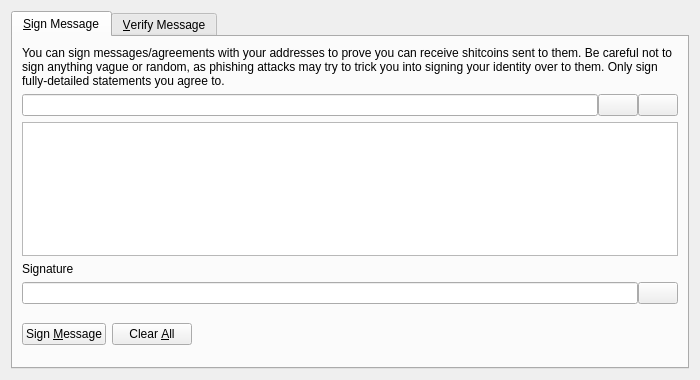
<?xml version="1.0" encoding="UTF-8"?>
<ui version="4.0">
 <class>SignVerifyMessageDialog</class>
 <widget class="QDialog" name="SignVerifyMessageDialog">
  <property name="geometry">
   <rect>
    <x>0</x>
    <y>0</y>
    <width>700</width>
    <height>380</height>
   </rect>
  </property>
  <property name="windowTitle">
   <string>Signatures - Sign / Verify a Message</string>
  </property>
  <property name="modal">
   <bool>true</bool>
  </property>
  <layout class="QVBoxLayout" name="verticalLayout">
   <item>
    <widget class="QTabWidget" name="tabWidget">
     <property name="currentIndex">
      <number>0</number>
     </property>
     <widget class="QWidget" name="tabSignMessage">
      <attribute name="title">
       <string>&amp;Sign Message</string>
      </attribute>
      <layout class="QVBoxLayout" name="verticalLayout_SM">
       <item>
        <widget class="QLabel" name="infoLabel_SM">
         <property name="text">
          <string>You can sign messages/agreements with your addresses to prove you can receive shitcoins sent to them. Be careful not to sign anything vague or random, as phishing attacks may try to trick you into signing your identity over to them. Only sign fully-detailed statements you agree to.</string>
         </property>
         <property name="textFormat">
          <enum>Qt::PlainText</enum>
         </property>
         <property name="wordWrap">
          <bool>true</bool>
         </property>
        </widget>
       </item>
       <item>
        <layout class="QHBoxLayout" name="horizontalLayout_1_SM">
         <property name="spacing">
          <number>0</number>
         </property>
         <item>
          <widget class="QValidatedLineEdit" name="addressIn_SM">
           <property name="toolTip">
            <string>The Shitcoin address to sign the message with</string>
           </property>
          </widget>
         </item>
         <item>
          <widget class="QPushButton" name="addressBookButton_SM">
           <property name="toolTip">
            <string>Choose previously used address</string>
           </property>
           <property name="text">
            <string/>
           </property>
           <property name="icon">
            <iconset resource="../bitcoin.qrc">
             <normaloff>:/icons/address-book</normaloff>:/icons/address-book</iconset>
           </property>
           <property name="shortcut">
            <string>Alt+A</string>
           </property>
           <property name="autoDefault">
            <bool>false</bool>
           </property>
          </widget>
         </item>
         <item>
          <widget class="QPushButton" name="pasteButton_SM">
           <property name="toolTip">
            <string>Paste address from clipboard</string>
           </property>
           <property name="text">
            <string/>
           </property>
           <property name="icon">
            <iconset resource="../bitcoin.qrc">
             <normaloff>:/icons/editpaste</normaloff>:/icons/editpaste</iconset>
           </property>
           <property name="shortcut">
            <string>Alt+P</string>
           </property>
           <property name="autoDefault">
            <bool>false</bool>
           </property>
          </widget>
         </item>
        </layout>
       </item>
       <item>
        <widget class="QPlainTextEdit" name="messageIn_SM">
         <property name="toolTip">
          <string>Enter the message you want to sign here</string>
         </property>
        </widget>
       </item>
       <item>
        <widget class="QLabel" name="signatureLabel_SM">
         <property name="text">
          <string>Signature</string>
         </property>
         <property name="textFormat">
          <enum>Qt::PlainText</enum>
         </property>
        </widget>
       </item>
       <item>
        <layout class="QHBoxLayout" name="horizontalLayout_2_SM">
         <property name="spacing">
          <number>0</number>
         </property>
         <item>
          <widget class="QLineEdit" name="signatureOut_SM">
           <property name="font">
            <font>
             <italic>true</italic>
            </font>
           </property>
           <property name="readOnly">
            <bool>true</bool>
           </property>
          </widget>
         </item>
         <item>
          <widget class="QPushButton" name="copySignatureButton_SM">
           <property name="toolTip">
            <string>Copy the current signature to the system clipboard</string>
           </property>
           <property name="text">
            <string/>
           </property>
           <property name="icon">
            <iconset resource="../bitcoin.qrc">
             <normaloff>:/icons/editcopy</normaloff>:/icons/editcopy</iconset>
           </property>
           <property name="autoDefault">
            <bool>false</bool>
           </property>
          </widget>
         </item>
        </layout>
       </item>
       <item>
        <layout class="QHBoxLayout" name="horizontalLayout_3_SM">
         <item>
          <widget class="QPushButton" name="signMessageButton_SM">
           <property name="toolTip">
            <string>Sign the message to prove you own this Shitcoin address</string>
           </property>
           <property name="text">
            <string>Sign &amp;Message</string>
           </property>
           <property name="icon">
            <iconset resource="../bitcoin.qrc">
             <normaloff>:/icons/edit</normaloff>:/icons/edit</iconset>
           </property>
           <property name="autoDefault">
            <bool>false</bool>
           </property>
          </widget>
         </item>
         <item>
          <widget class="QPushButton" name="clearButton_SM">
           <property name="toolTip">
            <string>Reset all sign message fields</string>
           </property>
           <property name="text">
            <string>Clear &amp;All</string>
           </property>
           <property name="icon">
            <iconset resource="../bitcoin.qrc">
             <normaloff>:/icons/remove</normaloff>:/icons/remove</iconset>
           </property>
           <property name="autoDefault">
            <bool>false</bool>
           </property>
          </widget>
         </item>
         <item>
          <spacer name="horizontalSpacer_1_SM">
           <property name="orientation">
            <enum>Qt::Horizontal</enum>
           </property>
           <property name="sizeHint" stdset="0">
            <size>
             <width>40</width>
             <height>48</height>
            </size>
           </property>
          </spacer>
         </item>
         <item>
          <widget class="QLabel" name="statusLabel_SM">
           <property name="font">
            <font>
             <weight>75</weight>
             <bold>true</bold>
            </font>
           </property>
           <property name="text">
            <string/>
           </property>
           <property name="wordWrap">
            <bool>true</bool>
           </property>
          </widget>
         </item>
         <item>
          <spacer name="horizontalSpacer_2_SM">
           <property name="orientation">
            <enum>Qt::Horizontal</enum>
           </property>
           <property name="sizeHint" stdset="0">
            <size>
             <width>40</width>
             <height>48</height>
            </size>
           </property>
          </spacer>
         </item>
        </layout>
       </item>
      </layout>
     </widget>
     <widget class="QWidget" name="tabVerifyMessage">
      <attribute name="title">
       <string>&amp;Verify Message</string>
      </attribute>
      <layout class="QVBoxLayout" name="verticalLayout_VM">
       <item>
        <widget class="QLabel" name="infoLabel_VM">
         <property name="text">
          <string>Enter the receiver's address, message (ensure you copy line breaks, spaces, tabs, etc. exactly) and signature below to verify the message. Be careful not to read more into the signature than what is in the signed message itself, to avoid being tricked by a man-in-the-middle attack. Note that this only proves the signing party receives with the address, it cannot prove sendership of any transaction!</string>
         </property>
         <property name="textFormat">
          <enum>Qt::PlainText</enum>
         </property>
         <property name="alignment">
          <set>Qt::AlignLeading|Qt::AlignLeft|Qt::AlignTop</set>
         </property>
         <property name="wordWrap">
          <bool>true</bool>
         </property>
        </widget>
       </item>
       <item>
        <layout class="QHBoxLayout" name="horizontalLayout_1_VM">
         <property name="spacing">
          <number>0</number>
         </property>
         <item>
          <widget class="QValidatedLineEdit" name="addressIn_VM">
           <property name="toolTip">
            <string>The Shitcoin address the message was signed with</string>
           </property>
          </widget>
         </item>
         <item>
          <widget class="QPushButton" name="addressBookButton_VM">
           <property name="toolTip">
            <string>Choose previously used address</string>
           </property>
           <property name="text">
            <string/>
           </property>
           <property name="icon">
            <iconset resource="../bitcoin.qrc">
             <normaloff>:/icons/address-book</normaloff>:/icons/address-book</iconset>
           </property>
           <property name="shortcut">
            <string>Alt+A</string>
           </property>
           <property name="autoDefault">
            <bool>false</bool>
           </property>
          </widget>
         </item>
        </layout>
       </item>
       <item>
        <widget class="QPlainTextEdit" name="messageIn_VM"/>
       </item>
       <item>
        <widget class="QValidatedLineEdit" name="signatureIn_VM"/>
       </item>
       <item>
        <layout class="QHBoxLayout" name="horizontalLayout_2_VM">
         <item>
          <widget class="QPushButton" name="verifyMessageButton_VM">
           <property name="toolTip">
            <string>Verify the message to ensure it was signed with the specified Shitcoin address</string>
           </property>
           <property name="text">
            <string>Verify &amp;Message</string>
           </property>
           <property name="icon">
            <iconset resource="../bitcoin.qrc">
             <normaloff>:/icons/transaction_0</normaloff>:/icons/transaction_0</iconset>
           </property>
           <property name="autoDefault">
            <bool>false</bool>
           </property>
          </widget>
         </item>
         <item>
          <widget class="QPushButton" name="clearButton_VM">
           <property name="toolTip">
            <string>Reset all verify message fields</string>
           </property>
           <property name="text">
            <string>Clear &amp;All</string>
           </property>
           <property name="icon">
            <iconset resource="../bitcoin.qrc">
             <normaloff>:/icons/remove</normaloff>:/icons/remove</iconset>
           </property>
           <property name="autoDefault">
            <bool>false</bool>
           </property>
          </widget>
         </item>
         <item>
          <spacer name="horizontalSpacer_1_VM">
           <property name="orientation">
            <enum>Qt::Horizontal</enum>
           </property>
           <property name="sizeHint" stdset="0">
            <size>
             <width>40</width>
             <height>48</height>
            </size>
           </property>
          </spacer>
         </item>
         <item>
          <widget class="QLabel" name="statusLabel_VM">
           <property name="font">
            <font>
             <weight>75</weight>
             <bold>true</bold>
            </font>
           </property>
           <property name="text">
            <string/>
           </property>
           <property name="wordWrap">
            <bool>true</bool>
           </property>
          </widget>
         </item>
         <item>
          <spacer name="horizontalSpacer_2_VM">
           <property name="orientation">
            <enum>Qt::Horizontal</enum>
           </property>
           <property name="sizeHint" stdset="0">
            <size>
             <width>40</width>
             <height>48</height>
            </size>
           </property>
          </spacer>
         </item>
        </layout>
       </item>
      </layout>
     </widget>
    </widget>
   </item>
  </layout>
 </widget>
 <customwidgets>
  <customwidget>
   <class>QValidatedLineEdit</class>
   <extends>QLineEdit</extends>
   <header>qvalidatedlineedit.h</header>
  </customwidget>
 </customwidgets>
 <resources>
  <include location="../bitcoin.qrc"/>
 </resources>
 <connections/>
</ui>
